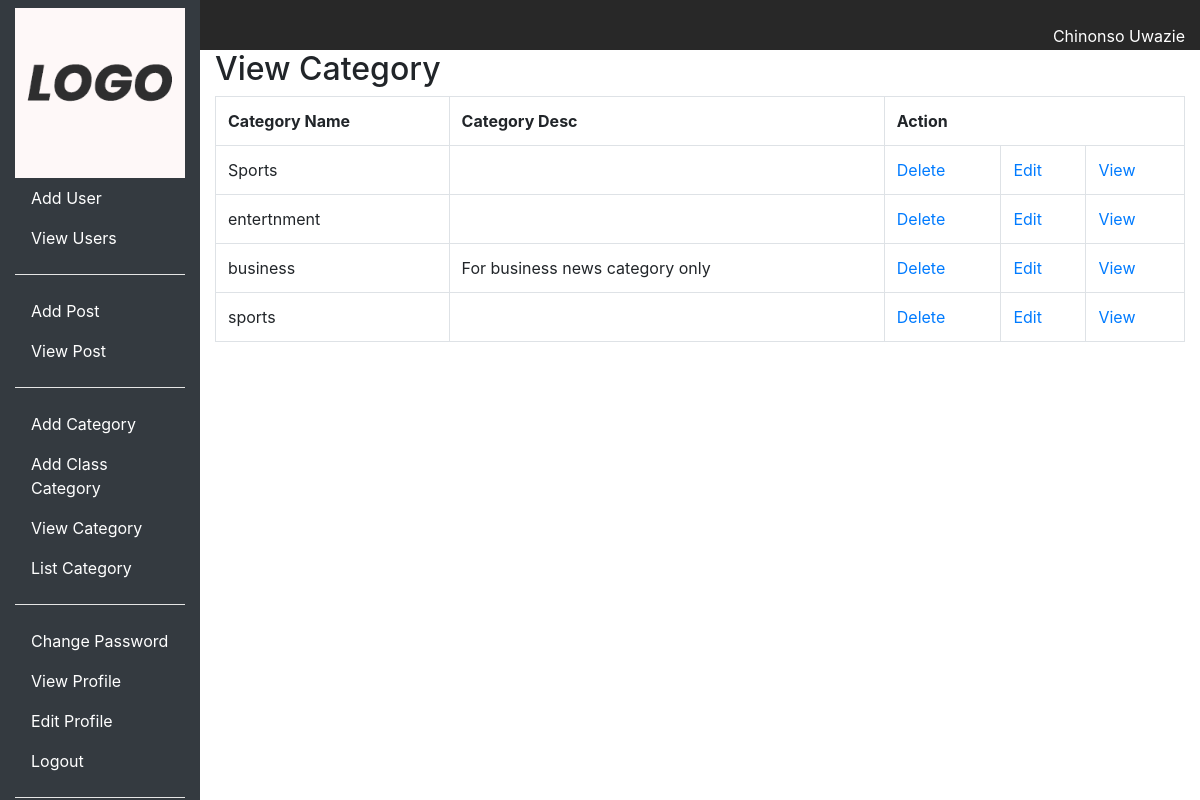
The page /admin-pages/category-page/ (signed in) on the database its author committed.
### frontend/models.py (models this page shows, shortened)
class Category(models.Model):
    cat_name = models.CharField(max_length=100, verbose_name='Category Name')
    desc = models.TextField(blank=True, null=True, verbose_name='Description')
    class Meta():
        verbose_name_plural='Post Category'

### backend/views.py (the view)
# urls.py: path('category-page/', views.view_categories, name='view_categories'),
@login_required(login_url='/admin-pages/')
def view_categories(request):
    categories = Category.objects.all()
    return render(request, 'backend/view-category.html', {'cat': categories})

### templates/backend/view-category.html (shortened to what this page needs)
{% extends 'backend/base.html' %}
{% load static %}
{% block content %}
<h2>View Category </h2>
<table class="table table-bordered">
    <tr>
        <th>Category Name</th>
        <th>Category Desc</th>
        <th colspan="3">Action</th>
    </tr>
    {% if cat %}
        {% for c in cat %}
            <tr>
                <td>{{ c.cat_name }}</td>
                <td>{{ c.desc }}</td>
                <td><a href="{% url 'backend:delete_category' c.id %}">Delete</a></td>
                <td><a href="{% url 'backend:edit_category' c.id %}">Edit</a></td>
                <td><a href="{% url 'backend:single_category' c.id %}">View</a></td>
            </tr>
        {% endfor %}
    {% endif %}
</table>
{% endblock %}

### templates/backend/base.html (shortened to what this page needs)
{% load static %}
<!DOCTYPE html>
<html lang="en">
  <head>
    <link rel="stylesheet" href="{% static 'backend/css/bootstrap.min.css' %}">
    <link href="{% static 'backend/css/font-awesome.css' %}" rel="stylesheet">
    <link href="{% static 'backend/css/style.css' %}" rel="stylesheet">
  </head>
  <body>
  	<div class="container-fluid">
  		<div class="row">
            {% if request.user.is_staff %}
                  {% include 'backend/admin-sidebar.html' %}
            {% else %}
                {% include 'backend/user-sidebar.html' %}
            {% endif %}
  			<div class="col-sm-10">
  				<div class="row">
  					<div class="col-sm-12  pt-4 pb-4" id="topBar">
  						<a class="text-white">
  							<span class="float-right name">{{ request.user.get_full_name }}</span>
  						</a>
  					</div>
                  </div>
                  <div class="row">
                      <div class="col-sm-12">
                         {% block content %}
                         {% endblock %}
                      </div>
                  </div>
  			</div>
  		</div>
  	</div>
  </body>
</html>

### static/backend/css/style.css (style rules this page uses)
#topBar { height: 50px; background-color: #282828; }

### rows shown on the page
Category: cat_name "Sports"
Category: cat_name "entertnment"
Category: cat_name "business", desc "For business news category only"
Category: cat_name "sports"

### other values the page prints
{{ request.user.get_full_name }} "Chinonso Uwazie"
